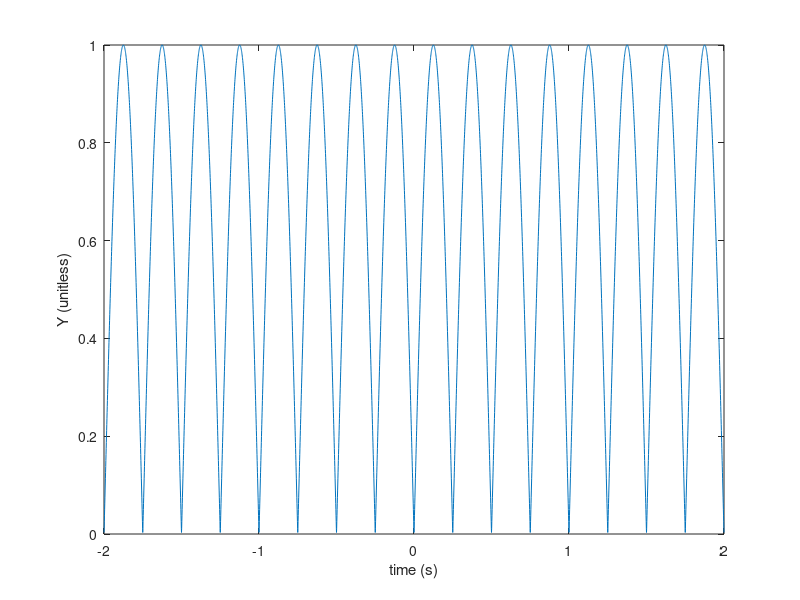

MATLAB code to generate this figure:
clear;clc;

ak = @(k)  -2*((cos(2*pi*k) + 1)./(pi.*(4*k^2 - 1)));


K = 100;
func = @(t) (2/pi) + sum(arrayfun(@(k) ak(k) * cos(2*pi*k*t*4), 1:K))
t = -2:0.001:2;
F = arrayfun(func, t)

    

plot(t,F)

xlabel('time (s)')
ylabel('Y (unitless)')
